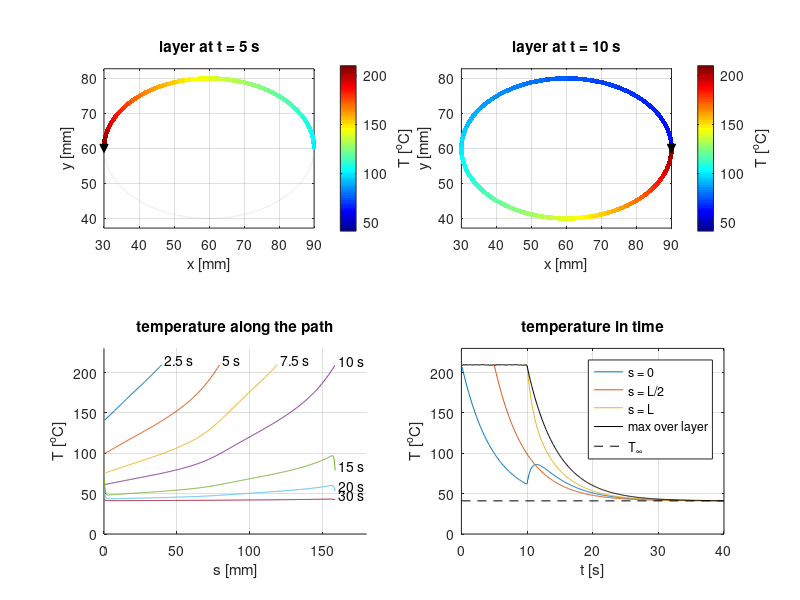
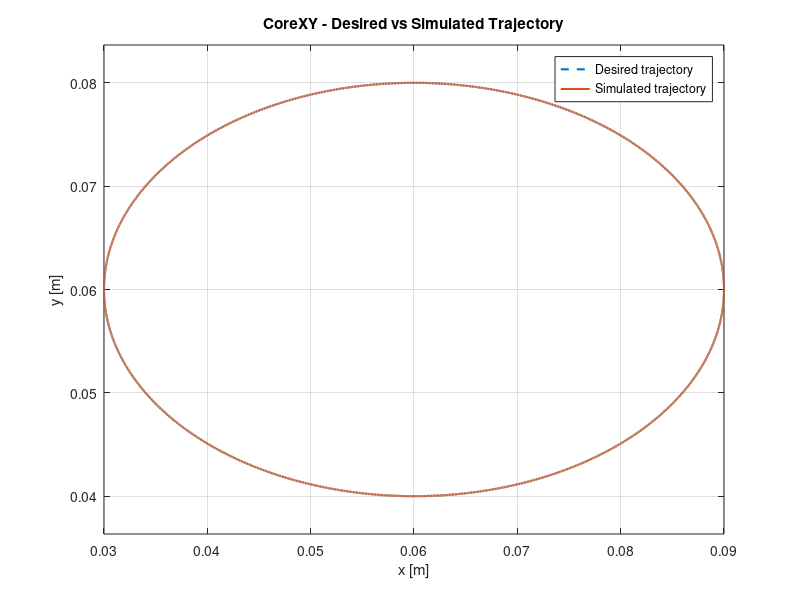
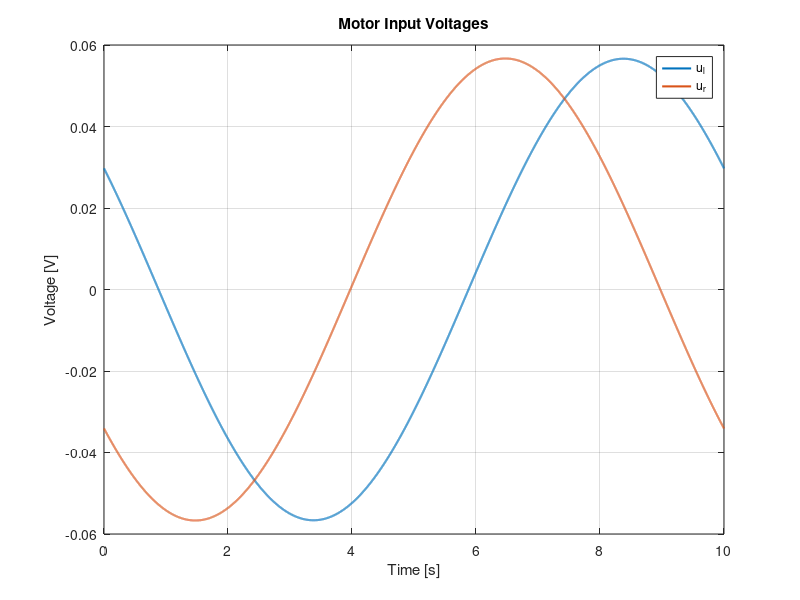
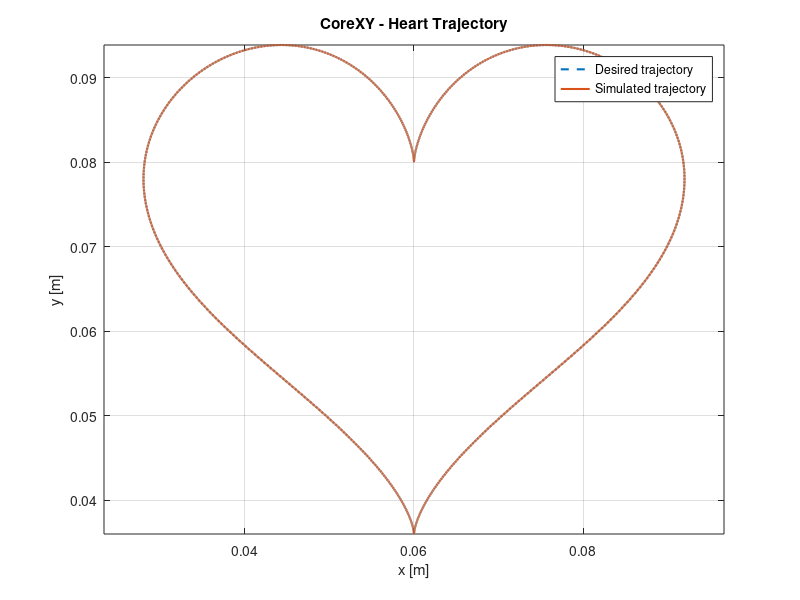

Reproduce these figures in MATLAB, in order. (Note: this script raises an error after producing the figures.)
%% Mini project 2026/27 - Modelling of Dynamical Systems 

% Stefano Vitalini Sacconi & Giovanni Masetti

clear; clc; close all;

%% Q1.4 - DRAWING SHAPES

% Parameters
m = 0.3; % Tool head mass [kg]
rm = 0.025; % Motor pulley radius [m]
Jm = 2e-5; % Motor rotational inertia [kg*m^2]
Km = 0.05; % Motor constant [Nm/A] or [V*s/rad]
Rm = 2; % Motor resistance [Ohm]
Lm = 0.01; % Motor inductance [H]
mu_lx = 0.4; % Friction coefficient along x [Ns/m]
mu_ly = 0.5; % Friction coefficient along y [Ns/m]
mu_r = 0.02; % Rolling bearing friction coefficient [Ns/m]
Jeq = Jm + (m*rm^2)/2; % Equivalent rotational inertia
d1 = (rm^2/2)*(mu_lx + mu_ly + 6*mu_r); % Equivalent damping coefficients
d2 = (rm^2/2)*(mu_lx - mu_ly + 2*mu_r); % Equivalent damping coefficients

t_end = 10; % Total simulation time [s]
dt = 0.001; % Time step [s]
t = (0:dt:t_end)';

%% Ellipse trajectory
xc = 0.06; % Ellipse center [m]
yc = 0.06; % Ellipse center [m]
a = 0.03; % Semi-axis along x [m]
b = 0.02; % Semi-axis along y [m]
omega = 2*pi/t_end; % Angular frequency [rad/s]

% Desired position
xd = xc + a*cos(omega*t);
yd = yc + b*sin(omega*t);

% Desired velocity
xd_dot = -a*omega*sin(omega*t);
yd_dot =  b*omega*cos(omega*t);

% Desired acceleration
xd_ddot = -a*omega^2*cos(omega*t);
yd_ddot = -b*omega^2*sin(omega*t);

% Desired jerk (third derivative)
xd_dddot =  a*omega^3*sin(omega*t);
yd_dddot = -b*omega^3*cos(omega*t);

% State space matrices

A = [0  0       1          0         0       0;
     0  0       0          1         0       0;
     0  0     -d1/Jeq   -d2/Jeq    Km/Jeq    0;
     0  0     -d2/Jeq   -d1/Jeq      0     Km/Jeq;
     0  0     -Km/Lm       0      -Rm/Lm     0;
     0  0       0       -Km/Lm       0    -Rm/Lm];

B = [0       0;
     0       0;
     0       0;
     0       0;
     1/Lm    0;
     0       1/Lm];

C = [rm/2   rm/2    0  0  0  0;
     rm/2  -rm/2    0  0  0  0];

% Direct transmission matrix
D = zeros(2,2);

% Create continuous-time state-space model
sys = ss(A,B,C,D);

% Required currents
ix = (Jeq*xd_ddot + (d1+d2)*xd_dot)/(Km*rm);
iy = (Jeq*yd_ddot + (d1-d2)*yd_dot)/(Km*rm);

% Time derivatives of required currents
ix_dot = (Jeq*xd_dddot + (d1+d2)*xd_ddot)/(Km*rm);
iy_dot = (Jeq*yd_dddot + (d1-d2)*yd_ddot)/(Km*rm);

% Required voltages in the decoupled coordinates
ux = Lm*ix_dot + Rm*ix + (Km/rm)*xd_dot;
uy = Lm*iy_dot + Rm*iy + (Km/rm)*yd_dot;

% Convert to left and right motor voltages
ul = ux + uy;
ur = ux - uy;

% Input matrix for simulation
u = [ul, ur];

% Initial state:
% [theta_l, theta_r, omega_l, omega_r, i_l, i_r]
% Initial conditions consistent with desired trajectory
x0 = [(xd(1)+yd(1))/rm;
    (xd(1)-yd(1))/rm;
    (xd_dot(1)+yd_dot(1))/rm;
    (xd_dot(1)-yd_dot(1))/rm;
    ix(1)+iy(1);
    ix(1)-iy(1)];

% Simulate the continuous-time state-space model
[Y, ~, X] = lsim(sys,u,t,x0);

% Simulated tool head positions
x_sim = Y(:,1);
y_sim = Y(:,2);

% Tracking errors
error_x = xd - x_sim;
error_y = yd - y_sim;

% Maximum absolute tracking errors
max_error_x = max(abs(error_x));
max_error_y = max(abs(error_y));

fprintf('Maximum error along x: %.8e m\n', max_error_x);
fprintf('Maximum error along y: %.8e m\n', max_error_y);

%% Ellipse plots
% Desired vs simulated trajectory
figure;
plot(xd,yd,'--','LineWidth',1.5);
hold on;
plot(x_sim,y_sim,'LineWidth',1.5);
grid on;
axis equal;
xlabel('x [m]');
ylabel('y [m]');
title('CoreXY - Desired vs Simulated Trajectory');
legend('Desired trajectory','Simulated trajectory');

% Motor input voltages
figure;
plot(t,ul,'LineWidth',1.5);
hold on;
plot(t,ur,'LineWidth',1.5);
grid on;
xlabel('Time [s]');
ylabel('Voltage [V]');
title('Motor Input Voltages');
legend('u_l','u_r');

%% Heart trajectory
xc_h = 0.06;           % Horizontal reference position [m]
yc_h = 0.07;           % Vertical reference position [m]
s = 0.002;           % Scale factor [m]
omega = 2*pi/t_end;  % One complete heart in t_end seconds

% Desired position
xd_h = xc_h + s*(12*sin(omega*t) - 4*sin(3*omega*t));
yd_h = yc_h + s*(13*cos(omega*t) - 5*cos(2*omega*t) - 2*cos(3*omega*t) - cos(4*omega*t));

% Desired velocity
xd_h_dot = s*omega*(12*cos(omega*t) - 12*cos(3*omega*t));
yd_h_dot = s*omega*(-13*sin(omega*t) + 10*sin(2*omega*t) + 6*sin(3*omega*t) + 4*sin(4*omega*t));

% Desired acceleration
xd_h_ddot = s*omega^2*(-12*sin(omega*t) + 36*sin(3*omega*t));
yd_h_ddot = s*omega^2*(-13*cos(omega*t) + 20*cos(2*omega*t) + 18*cos(3*omega*t) + 16*cos(4*omega*t));

% Desired third derivative
xd_h_dddot = s*omega^3*(-12*cos(omega*t) + 108*cos(3*omega*t));
yd_h_dddot = s*omega^3*(13*sin(omega*t) - 40*sin(2*omega*t) - 54*sin(3*omega*t) - 64*sin(4*omega*t));

% Required currents
ix_h = (Jeq*xd_h_ddot + (d1+d2)*xd_h_dot)/(Km*rm);
iy_h = (Jeq*yd_h_ddot + (d1-d2)*yd_h_dot)/(Km*rm);

% Current derivatives
ix_h_dot = (Jeq*xd_h_dddot + (d1+d2)*xd_h_ddot)/(Km*rm);
iy_h_dot = (Jeq*yd_h_dddot + (d1-d2)*yd_h_ddot)/(Km*rm);

% Required voltages in decoupled coordinates
ux_h = Lm*ix_h_dot + Rm*ix_h + (Km/rm)*xd_h_dot;
uy_h = Lm*iy_h_dot + Rm*iy_h + (Km/rm)*yd_h_dot;

% Motor input voltages
ul_h = ux_h + uy_h;
ur_h = ux_h - uy_h;

% Input matrix
u_h = [ul_h, ur_h];

% Initial conditions
x0_h = [(xd_h(1)+yd_h(1))/rm;
    (xd_h(1)-yd_h(1))/rm;
    (xd_h_dot(1)+yd_h_dot(1))/rm;
    (xd_h_dot(1)-yd_h_dot(1))/rm;
    ix_h(1)+iy_h(1);
    ix_h(1)-iy_h(1)];

% Simulation
[Y_h, ~, X_h] = lsim(sys,u_h,t,x0_h);

% Simulated tool head positions
x_sim_h = Y_h(:,1);
y_sim_h = Y_h(:,2);

% Tracking errors
error_x_h = xd_h - x_sim_h;
error_y_h = yd_h - y_sim_h;

fprintf('Heart - Maximum error x: %.8e m\n', max(abs(error_x_h)));
fprintf('Heart - Maximum error y: %.8e m\n', max(abs(error_y_h)));

%% Heart plots
% Desired vs simulated trajectory
figure;
plot(xd_h,yd_h,'--','LineWidth',1.5);
hold on;
plot(x_sim_h,y_sim_h,'LineWidth',1.5);
grid on;
axis equal;
xlabel('x [m]');
ylabel('y [m]');
title('CoreXY - Heart Trajectory');
legend('Desired trajectory','Simulated trajectory');

% Motor input voltages
figure;
plot(t,ul_h,'LineWidth',1.5);
hold on;
plot(t,ur_h,'LineWidth',1.5);
grid on;
xlabel('Time [s]');
ylabel('Voltage [V]');
title('Heart - Motor Input Voltages');
legend('u_l','u_r');

%% Q1.6 

% PLA and heat-exchange parameters
rho_f = 1240;       % Filament density [kg/m^3]
c_f = 1800;         % Specific heat [J/(kg*K)]
k_f = 0.13;         % Thermal conductivity [W/(m*K)]
w = 0.4e-3;         % Filament square cross-section side [m]
h_b = 100;         % Heat transfer coefficient to plate [W/(m^2*K)]
h_e = 30;          % Heat transfer coefficient to air [W/(m^2*K)]
T_print_C = 210;    % COMMON nozzle [C]
T_plate_C = 60;     % Plate temperature [C]
T_air_C = 20;       % Ambient temperature [C]
T_glass_C = 60;     % PLA glass transition temperature [C]

% Discretized filament deposited along the Q1.4 ellipse
s_p = cumtrapz(t,hypot(xd_dot,yd_dot));  % Printed arc length [m]
L_fil = s_p(end);                         % Ellipse perimeter [m]
N = 400;                                 % Number of filament cells
ds = L_fil/N;                            % Cell length [m]
s_c = ((1:N)'-0.5)*ds;                   % Cell centres [m]
t_dep = interp1(s_p,t,s_c);              % Deposition times [s]
tau_cool = rho_f*c_f*w/(h_b+3*h_e);     % Cooling time constant [s]
T_inf = (h_b*T_plate_C+3*h_e*T_air_C)/(h_b+3*h_e);

% Forward Euler on the growing printed domain
t6 = 0:dt:40;
n_sv = round(0.1/dt);
t_sv = t6(1:n_sv:end);
T_sv = nan(N,length(t_sv));
T_cells = T_print_C*ones(N,1);

for k = 1:length(t6)
    active = t_dep<=t6(k);
    if mod(k-1,n_sv)==0
        T_sv(active,(k-1)/n_sv+1) = T_cells(active);
    end
    left = circshift(active,1);
    right = circshift(active,-1);
    if ~active(N)
        left(1)=false;
        right(N)=false;
    end
    heat = k_f/ds^2*(left.*(circshift(T_cells,1)-T_cells) ...
        + right.*(circshift(T_cells,-1)-T_cells)) ...
        + h_b/w*(T_plate_C-T_cells)+3*h_e/w*(T_air_C-T_cells);
    T_cells = T_cells+dt*active.*heat/(rho_f*c_f);
end

T_an = T_inf+(T_print_C-T_inf)*exp(-(t_sv-t_dep)/tau_cool);
fprintf('Filament length = %.1f mm, cooling tau = %.2f s, T_inf = %.1f C\n', ...
    1e3*L_fil,tau_cool,T_inf);
fprintf('Whole layer below T_g at t = %.1f s\n', ...
    t_sv(find(t_sv>=t_end & max(T_sv)<T_glass_C,1)));
fprintf('Nearly uniform (max-min < 1 K) at t = %.1f s\n', ...
    t_sv(find(t_sv>t_end & max(T_sv)-min(T_sv)<1,1)));
fprintf('Conduction changes T by > 1 K over %.1f mm only\n', ...
    1e3*ds*max(sum(abs(T_sv-T_an)>1)));

figure('Position',[100 100 900 650]);
for panel = 1:2
    j = round(5*panel/0.1)+1;
    on = ~isnan(T_sv(:,j));
    subplot(2,2,panel);
    plot(1e3*xd,1e3*yd,':','Color',[0.7 0.7 0.7]); hold on;
    scatter(1e3*interp1(t,xd,t_dep(on)), ...
        1e3*interp1(t,yd,t_dep(on)),12,T_sv(on,j),'filled');
    plot(1e3*(xc+a*cos(omega*5*panel)), ...
        1e3*(yc+b*sin(omega*5*panel)),'kv','MarkerFaceColor','k');
    axis equal; grid on; caxis([T_inf T_print_C]); colormap(jet);
    cb = colorbar; ylabel(cb,'T [^oC]');
    xlabel('x [mm]'); ylabel('y [mm]');
    title(sprintf('layer at t = %g s',5*panel));
end

subplot(2,2,3); hold on;
for tp = [2.5 5 7.5 10 15 20 30]
    j = round(tp/0.1)+1;
    last = find(~isnan(T_sv(:,j)),1,'last');
    plot(1e3*s_c,T_sv(:,j));
    text(1e3*s_c(last)+2,T_sv(last,j)+6,sprintf('%g s',tp));
end
grid on; axis([0 180 0 230]);
xlabel('s [mm]'); ylabel('T [^oC]'); title('temperature along the path');

subplot(2,2,4);
plot(t_sv,T_sv([1 N/2 N],:),t_sv,max(T_sv),'k', ...
    [0 40],[T_inf T_inf],'k--');
grid on; axis([0 40 0 230]);
xlabel('t [s]'); ylabel('T [^oC]'); title('temperature in time');
legend('s = 0','s = L/2','s = L','max over layer','T_\infty');
print(gcf,'q1_6_filament.png','-dpng','-r300');

% Nozzle parameters
Rn = 10;             % Heater resistance [Ohm]
Ln = 0.002;          % Inductance [H]
Cn = 220e-6;         % Capacitance [F]
Ct = 10;             % Thermal capacity [J/K]
Rt = 5;              % Thermal resistance [K/W]
Te = T_air_C+273.15;         
Tref = T_print_C+273.15;     
Tlow = 80+273.15;            % Loading temperature [K]
unhold = sqrt(Rn*(Tref-Te)/Rt);  % Holding voltage [V]

nozzle_rhs = @(zz,un) [(zz(8)^2/Rn-(zz(7)-Te)/Rt)/Ct;
    (zz(9)-zz(8)/Rn)/Cn;
    (un-zz(8))/Ln];

%% Q3.1 Filament replacement

% The printer is modeled as a hybrid system with 8 discrete modes.
% In each mode, the physical states follow continuous dynamics.
% When a guard is reached, the jump map updates the mode and memory.

Kp = 20;       % PD position gain [V/m]
Kd = 4;        % PD velocity gain [V*s/m]

% Initial physical state: 6 motor states and 3 nozzle states
z = [x0; Tref; unhold; unhold/Rn];

q = 1;         % Initial mode = printing
t_start = 0;   % Initial simulation time

% Controller memory
mem.entry = 0;          % Entry time of the current mode
mem.progress = 0;       % Accumulated printing time
mem.replaced = false;   % Filament replacement request handled
mem.done = false;       % Printing completed

% Hybrid simulation
while ~mem.done

    % FLOW MAP
    flow = @(tt,zz) printerFlow(tt,zz,q,mem,A,B,C,t,u,nozzle_rhs,Kp,Kd,unhold);

    % GUARD
    guard = @(tt,zz) printerGuard(tt,zz,q,mem,C,Tlow,Tref,t(end));

    % Integrate continuous dynamics until the guard is reached
    [~,~,te,ze] = ode15s(flow,[t_start 180],z,odeset('Events',guard));

    % JUMP MAP
    q_old = q;
    t_start = te(end);

    [z,q,mem] = printerJump(t_start,ze(end,:)',q,mem,C);

    % Display transitions
    if ~mem.done
        fprintf('Mode %d -> %d at t = %.2f s\n',q_old,q,t_start);
    end

end

fprintf('Printing completed at t = %.2f s\n',t_start);
